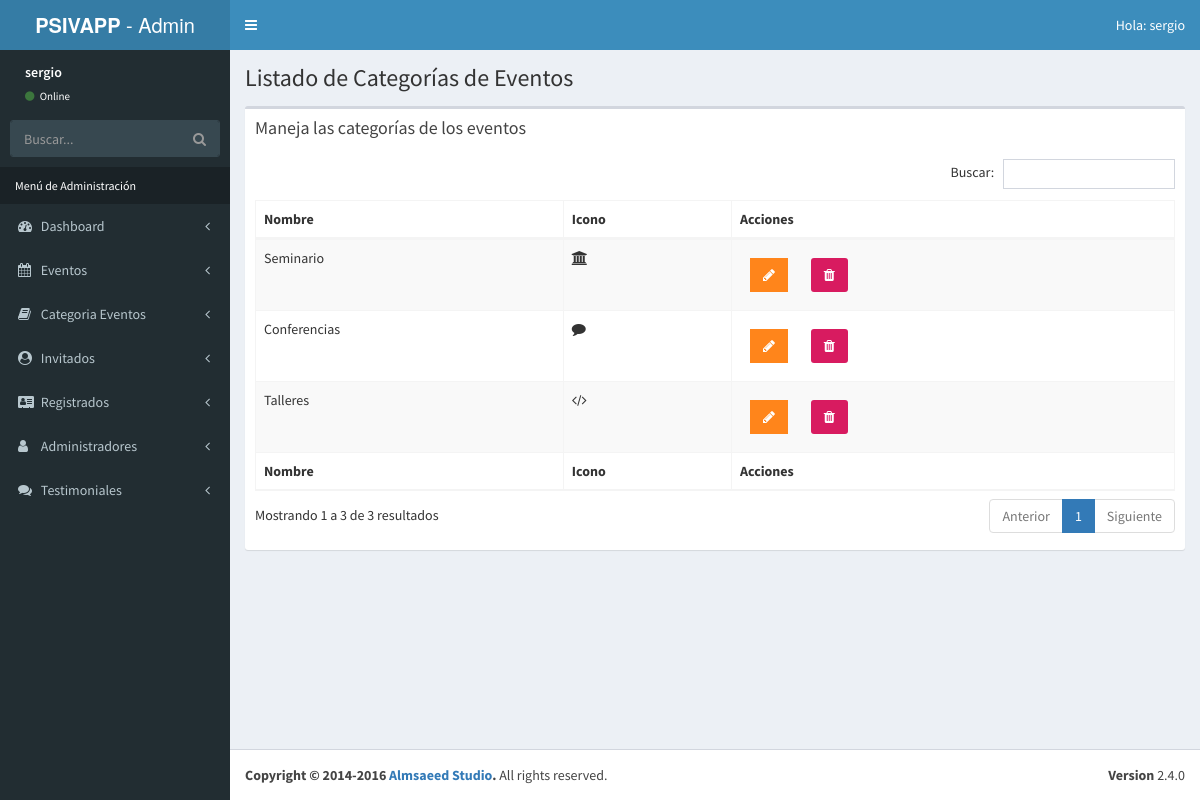
Screenshot of /admin/lista-categorias.php (signed in) with the database file from the repository.
### tables this page shows
CREATE TABLE `categoria_evento` (
  `id_categoria` tinyint(10) NOT NULL AUTO_INCREMENT,
  `cat_evento` varchar(50) NOT NULL,
  `icono` varchar(15) NOT NULL,
  PRIMARY KEY (`id_categoria`)
);

### admin/lista-categorias.php (the view, shortened to what this page needs)
<?php
        include_once 'funciones/funciones.php';
        include_once 'templates/header.php';
        include_once 'templates/barra.php';
        include_once 'templates/navegacion.php';
?>
  <div class="content-wrapper">
    <section class="content-header">
          <h1>
            Listado de Categorías de Eventos
          </h1>
    </section>
    <section class="content">
      <div class="row">
        <div class="col-xs-12">
          <div class="box">
            <div class="box-header">
              <h3 class="box-title">Maneja las categorías de los eventos</h3>
            </div>
            <div class="box-body">
              <table id="registros" class="table table-bordered table-striped">
                <thead>
                <tr>
                  <th>Nombre</th>
                  <th>Icono</th>
                  <th>Acciones</th>
                </tr>
                </thead>
                <tbody>
                        <?php
                            try {
                                $sql = "SELECT * FROM categoria_evento";
                                $resultado = $conn->query($sql);
                            } catch (Exception $e) {
                                $error = $e->getMessage();
                                echo $error;
                            }
                            while($categoria = $resultado->fetch_assoc() ) { ?>
                                <tr>
                                    <td><?php echo $categoria['cat_evento']; ?></td>
                                    <td><i class="fa <?php echo $categoria['icono']; ?>"></i></td>
                                    <td>
                                        <a href="editar-categoria.php?id=<?php echo $categoria['id_categoria'] ?>" class="btn bg-orange btn-flat margin">
                                            <i class="fa fa-pencil"></i>
                                        </a>
                                        <a href="#" data-id="<?php echo $categoria['id_categoria']; ?>" data-tipo="categoria" class="btn bg-maroon bnt-flat margin borrar_registro">
                                            <i class="fa fa-trash"></i>
                                        </a>
                                    </td>
                                </tr>
                            <?php }  ?>
                </tbody>
                <tfoot>
                <tr>
                    <th>Nombre</th>
                    <th>Icono</th>
                    <th>Acciones</th>
                </tr>
                </tfoot>
              </table>
            </div>
          </div>
        </div>
      </div>
    </section>
  </div>
  <?php
          include_once 'templates/footer.php';
  ?>

### rows the page displays
categoria_evento: cat_evento "Seminario"
categoria_evento: cat_evento "Conferencias"
categoria_evento: cat_evento "Talleres"

### other values shown
$_SESSION['nombre'] "sergio"
